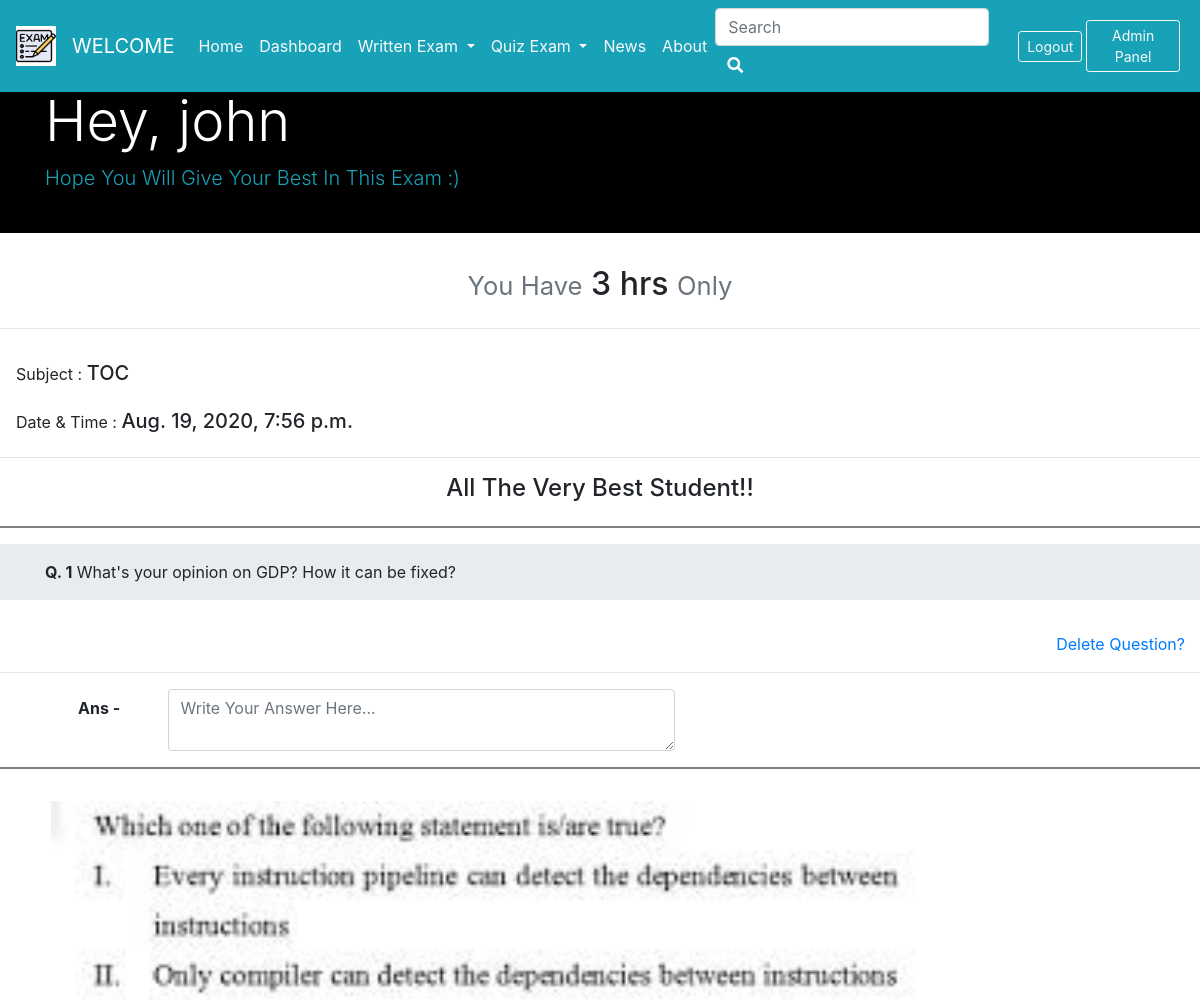
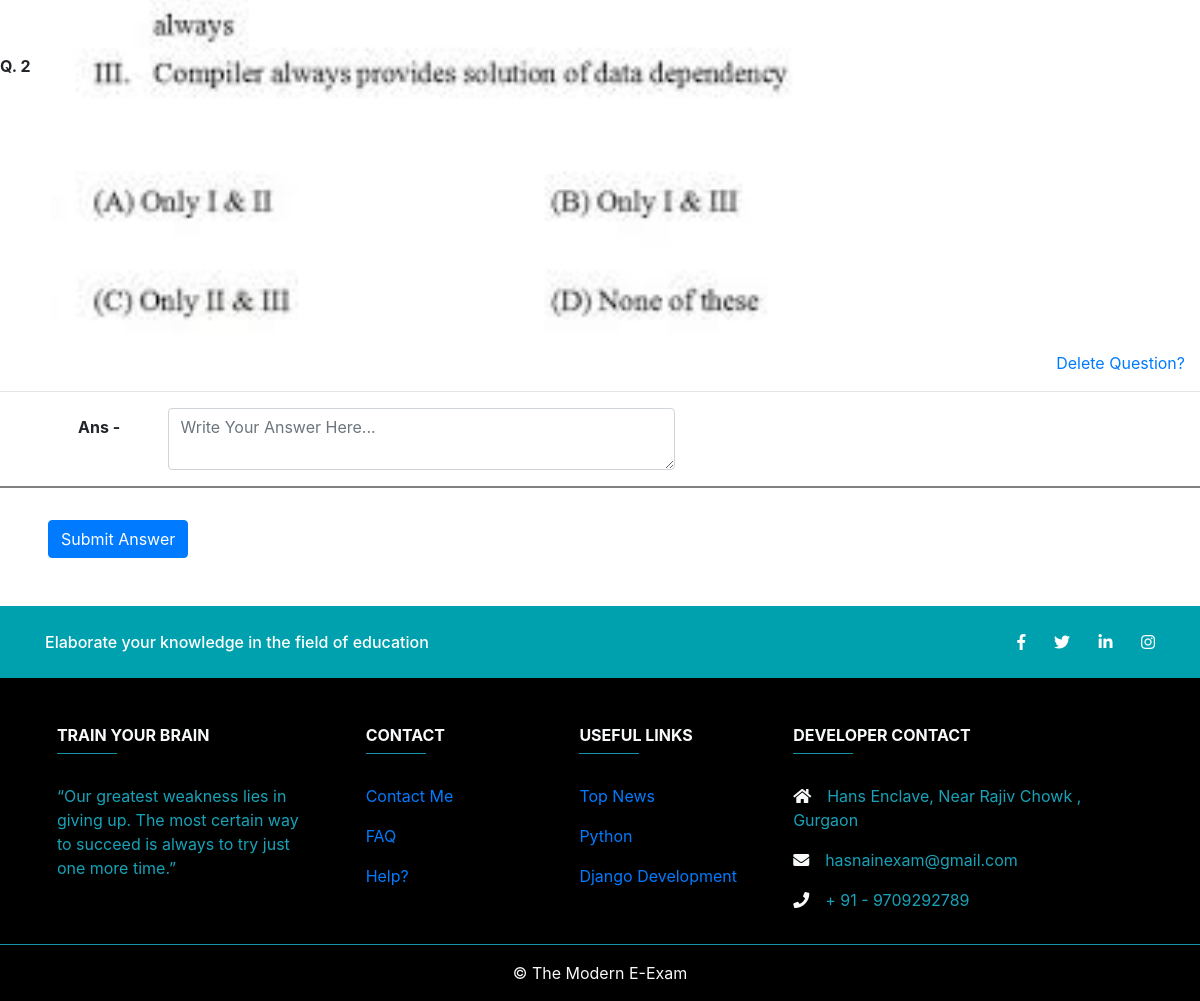
The app's page /student (signed in) with its own data (2 pictures, top to bottom).
### exam_news/models.py (models this page shows, shortened)
class Teacher(models.Model):
    timeslot = models.CharField(max_length= 150)
    subject = models.CharField(max_length= 150)
    bestwish = models.CharField(default=None,max_length= 350, blank = True, null=True )
    warningmessage = models.CharField(default=None,max_length= 550, blank = True, null=True )
    date = models.DateTimeField(default=datetime.now())

class TecherData(models.Model):
    writtenquestion = models.CharField(default='',max_length= 330, blank = True, null=True )
    imagequestion = models.ImageField(upload_to="pics", default = '', blank = True, null=True )

### exam_news/views.py (the view, shortened to what this page needs)
# urls.py: path('student', views.student , name = 'student'),
def student(request,post_id=None):
    teach = Teacher.objects.all().last()
    teachQ = TecherData.objects.all()  # [::-1] for showing in reverse order
    return render(request, 'student.html', {'teach':teach, 'teachQ':teachQ})

### templates/student.html (shortened to what this page needs)
{% extends 'base.html' %}
{% block content %}
{% if user.is_authenticated %}
<div class="container-fluid pb-0 pt-5 mt-3 ">
</div>
<div class="container-fluid m-0 p-0">
  <div class="jumbotron jumbotron-fluid pt-4 pb-4 "style="background-color:black">
    <div class="container">
      <h1 class="display-4 text-white">Hey, {{user.username}}</h1>
      <p class="lead text-info">Hope You Will Give Your Best In This Exam :)</p>
    </div>
  </div>
</div>
<h3 class="h2 text-center">
  <small class="text-muted">You Have</small>
  {{teach.timeslot}}
  <small class="text-muted">Only</small>
</h3>
<hr class="mt-4">
<h5 class=" p-3">
  <small>Subject : </small>
  {{teach.subject}}
</h5>
<h5 class=" pl-3">
  <small>Date & Time : </small>
  {{teach.date}}
</h5>
<hr class="mt-4">
{% if teach.bestwish %}
<h1 class="text-center">{{teach.bestwish}}</h1>
{% else %}
<h4 class="text-center"> All The Very Best Student!!</h4>
{% endif %}
<hr style="height:2px;border-width:0;color:gray;background-color:gray" class="hr mt-4 mb-3">
{% for techr in teachQ %}
{% if techr.writtenquestion %}
<div class="jumbotron jumbotron-fluid pt-3 pb-3">
  <div class="container">
    <b>Q. {{forloop.counter}}</b> {{techr.writtenquestion}}
  </div>
</div>
{% elif techr.imagequestion %}
<b>Q. {{forloop.counter}}</b>
<a href={{techr.imagequestion.url}}>
  <img src="{{techr.imagequestion.url}}" class="img-fluid p-3" style="width:933px; height: auto;"
    alt="{{techr.imagequestion.url}}">
</a>
{% endif %}
    {% if user.is_staff %}
    <div class="col">
      <a href="{% url 'delete_question' techr.id %}">
        <p class="text-right ">Delete Question?</p>
      </a>
    </div>
    {% endif %}
<hr>
<div class="container pl-5 pr-5">
  <form action="student" method="post">
    <div class="form-group row">
      <label class="col-sm-1 col-form-label"><b>Ans -</b></label>
      <div class="col-sm-6">
        <textarea type="name" name="examsubmit" placeholder="Write Your Answer Here..." class="form-control" id="name"></textarea>
      </div>
    </div>
</div>
<hr style="height:2px;border-width:0;color:gray;background-color:gray" class="hr mt-3 mb-3">
{% endfor %}
<button type="button" class="btn btn-primary ml-5 mb-5 mt-3" data-toggle="modal" data-target="#exampleModal">
  Submit Answer
</button>
{% endif %}
{% endblock %}

### records on screen
Teacher: timeslot "3 hrs", subject "TOC", date "Aug. 19, 2020, 7:56 p.m."
TecherData: writtenquestion "What's your opinion on GDP? How it can be fixed?"
TecherData: imagequestion (picture)

### other values on screen
{{ user.username }} "john"
